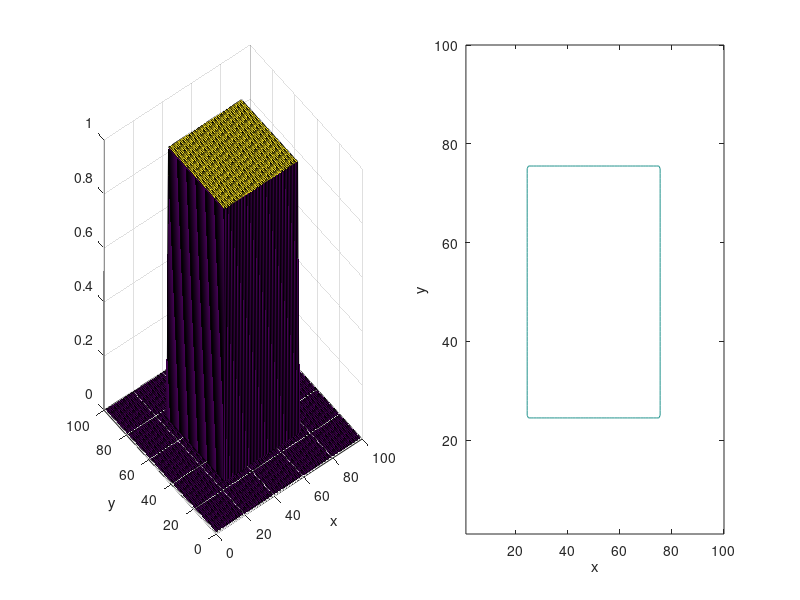
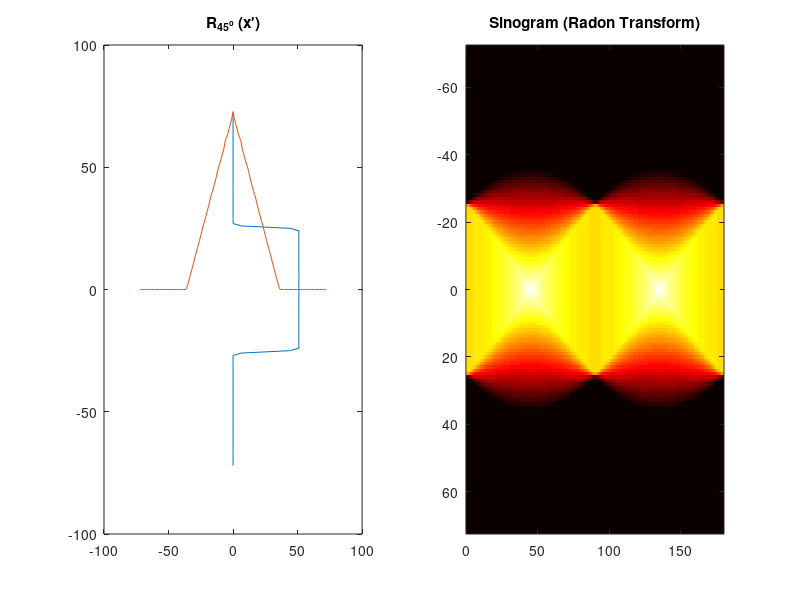
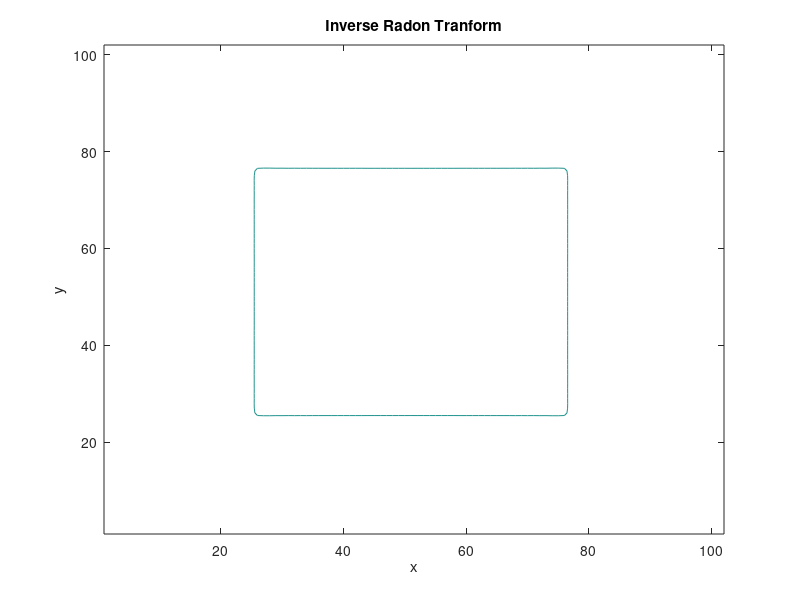

Write the MATLAB code that produced these figures, in order.


%% First Steps in Image Reconstruction
%Andrew Stewart
%University of Glasgow
%11th October 2013

close('all')
clear('all')

%% Define Image
Image = zeros(100,100);
Image(25:75, 25:75) = 1; % a square
%Image(50, 50) = 1;

%% Different Plot
x = 1:1:100;
y = 1:1:100;
[X, Y] = meshgrid(x, y);
figure('color', 'white'); subplot(121)
surf(X, Y, Image);
xlabel('x'); ylabel('y')

%% Plot Image 
subplot(122);
contour(Image,1)
xlabel('x'); ylabel('y')

%% Perform Radon Transform

[R, xp] = radon(Image,[0 45]); % computes Radon Transform at 0 and 45 degrees

%Plot transform

figure('color', 'white'); figure(2);
subplot(121)
plot(R(:,1),xp); title('R_{0^o} (x\prime)');
hold on
% subplot(121)
plot(xp,R(:,2)); title('R_{45^o} (x\prime)');

%% Radon Transform as an Image

subplot(122)
theta = 0:1:180;
[R,xp] = radon(Image,theta); 
imagesc(theta,xp,R); title('Sinogram (Radon Transform)')
colormap(hot)

%% Inverse Radon Transform

figure('color','white'); figure(3);
% iradon uses the filtered backprojection algorithm to compute the inverse
% Radon Transform
I = iradon(R, theta); % compute inverse Radon Transform
contour(I, 1)
xlabel('x'); ylabel('y'); 
title('Inverse Radon Tranform')


